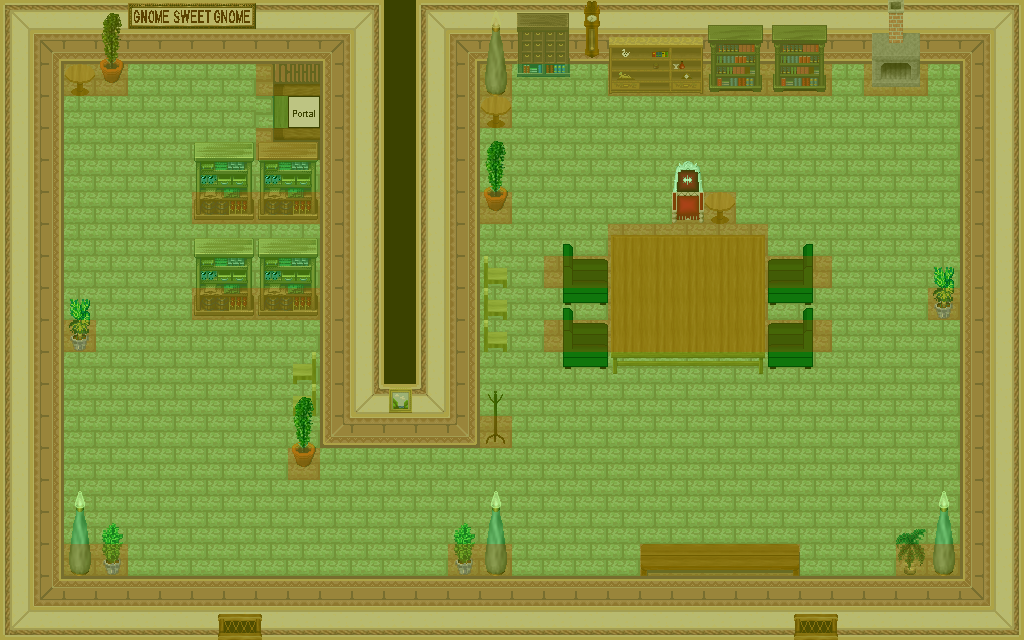

The image is a tile-based game level rendered from a .tmx file. Its description and source (layers, tilesets, objects; grid data summarised) follow:
An orthogonal 32x20 tile map with 32x32 px tiles, 7 tile layers (0_floor, 1_terrain, 2_object, 3_roof, ...), 27 tilesets.

<map version="1.0" orientation="orthogonal" renderorder="right-down" width="32" height="20" tilewidth="32" tileheight="32" nextobjectid="1">
 <tileset firstgid="1" name="wall" tilewidth="32" tileheight="32" tilecount="16" columns="2">
  <image source="../../tileset/building/wall/int_wall_pale.png" width="64" height="256" />
 </tileset>
 <tileset firstgid="17" name="wall2" tilewidth="32" tileheight="32" tilecount="20" columns="2">
  <image source="../../tileset/building/wall/int_wall_purple.png" width="64" height="320" />
 </tileset>
 <tileset firstgid="37" name="../../tileset/furniture/carpet/carpets_2.png" tilewidth="32" tileheight="32" tilecount="12" columns="4">
  <image source="../../tileset/furniture/carpet/carpets_2.png" width="128" height="96" />
 </tileset>
 <tileset firstgid="49" name="../../tileset/building/stairs/int_ew.png" tilewidth="32" tileheight="32" tilecount="9" columns="3">
  <image source="../../tileset/building/stairs/int_ew.png" width="96" height="96" />
 </tileset>
 <tileset firstgid="58" name="../../tileset/ground/ground_2.png" tilewidth="32" tileheight="32" tilecount="4" columns="4">
  <image source="../../tileset/ground/ground_2.png" width="128" height="32" />
 </tileset>
 <tileset firstgid="62" name="../../tileset/furniture/table/table_wooden_brown.png" tilewidth="32" tileheight="32" tilecount="9" columns="3">
  <image source="../../tileset/furniture/table/table_wooden_brown.png" width="96" height="96" />
 </tileset>
 <tileset firstgid="71" name="../../tileset/furniture/table/wooden_pale.png" tilewidth="32" tileheight="32" tilecount="1" columns="1">
  <image source="../../tileset/furniture/table/wooden_pale.png" width="32" height="32" />
 </tileset>
 <tileset firstgid="72" name="../../tileset/furniture/kitchen/warmer_2.png" tilewidth="32" tileheight="32" tilecount="6" columns="2">
  <image source="../../tileset/furniture/kitchen/warmer_2.png" width="64" height="96" />
 </tileset>
 <tileset firstgid="78" name="../../tileset/furniture/shelve/broad_shelf.png" tilewidth="32" tileheight="32" tilecount="8" columns="4">
  <image source="../../tileset/furniture/shelve/broad_shelf.png" width="128" height="64" />
 </tileset>
 <tileset firstgid="86" name="../../tileset/furniture/shelve/drawer_shelf.png" tilewidth="32" tileheight="32" tilecount="6" columns="2">
  <image source="../../tileset/furniture/shelve/drawer_shelf.png" width="64" height="96" />
 </tileset>
 <tileset firstgid="92" name="../../tileset/furniture/shelve/green_bookshelf.png" tilewidth="32" tileheight="32" tilecount="6" columns="2">
  <image source="../../tileset/furniture/shelve/green_bookshelf.png" width="64" height="96" />
 </tileset>
 <tileset firstgid="98" name="../../tileset/furniture/shelve/shelf_3.png" tilewidth="32" tileheight="32" tilecount="6" columns="2">
  <image source="../../tileset/furniture/shelve/shelf_3.png" width="64" height="96" />
 </tileset>
 <tileset firstgid="104" name="../../tileset/furniture/picture/gnome_sweet_gnome.png" tilewidth="32" tileheight="32" tilecount="4" columns="4">
  <image source="../../tileset/furniture/picture/gnome_sweet_gnome.png" width="128" height="32" />
 </tileset>
 <tileset firstgid="108" name="../../tileset/furniture/other/clothes_rack.png" tilewidth="32" tileheight="32" tilecount="2" columns="1">
  <image source="../../tileset/furniture/other/clothes_rack.png" width="32" height="64" />
 </tileset>
 <tileset firstgid="110" name="../../tileset/furniture/light/tall_lamp.png" tilewidth="32" tileheight="32" tilecount="3" columns="1">
  <image source="../../tileset/furniture/light/tall_lamp.png" width="32" height="96" />
 </tileset>
 <tileset firstgid="113" name="../../tileset/furniture/clock/wooden_clock.png" tilewidth="32" tileheight="32" tilecount="6" columns="1">
  <image source="../../tileset/furniture/clock/wooden_clock.png" width="32" height="192" />
 </tileset>
 <tileset firstgid="119" name="../../tileset/furniture/chair/wooden_pale.png" tilewidth="32" tileheight="32" tilecount="4" columns="2">
  <image source="../../tileset/furniture/chair/wooden_pale.png" width="64" height="64" />
 </tileset>
 <tileset firstgid="123" name="../../tileset/furniture/chair/armchair.png" tilewidth="32" tileheight="32" tilecount="12" columns="4">
  <image source="../../tileset/furniture/chair/armchair.png" width="128" height="96" />
 </tileset>
 <tileset firstgid="135" name="../../tileset/furniture/chair/throne_small.png" tilewidth="32" tileheight="32" tilecount="2" columns="1">
  <image source="../../tileset/furniture/chair/throne_small.png" width="32" height="64" />
 </tileset>
 <tileset firstgid="137" name="../../tileset/building/window/window_long_below.png" tilewidth="32" tileheight="32" tilecount="3" columns="3">
  <image source="../../tileset/building/window/window_long_below.png" width="96" height="32" />
 </tileset>
 <tileset firstgid="140" name="../../tileset/furniture/picture/small_hills.png" tilewidth="32" tileheight="32" tilecount="3" columns="3">
  <image source="../../tileset/furniture/picture/small_hills.png" width="96" height="32" />
 </tileset>
 <tileset firstgid="143" name="../../tileset/plant/indoor/pot_plant.png" tilewidth="32" tileheight="32" tilecount="3" columns="1">
  <image source="../../tileset/plant/indoor/pot_plant.png" width="32" height="96" />
 </tileset>
 <tileset firstgid="146" name="../../tileset/plant/indoor/pot_plant_1.png" tilewidth="32" tileheight="32" tilecount="12" columns="6">
  <image source="../../tileset/plant/indoor/pot_plant_1.png" width="192" height="64" />
 </tileset>
 <tileset firstgid="158" name="../../tileset/furniture/table/bench.png" tilewidth="32" tileheight="32" tilecount="3" columns="3">
  <image source="../../tileset/furniture/table/bench.png" width="96" height="32" />
 </tileset>
 <tileset firstgid="161" name="../../tileset/logic/portal.png" tilewidth="32" tileheight="32" tilecount="7" columns="7">
  <image source="../../tileset/logic/portal.png" width="224" height="32" />
 </tileset>
 <tileset firstgid="168" name="../../tileset/logic/protection.png" tilewidth="32" tileheight="32" tilecount="2" columns="2">
  <image source="../../tileset/logic/protection.png" width="64" height="32" />
 </tileset>
 <tileset firstgid="170" name="../../tileset/logic/collision.png" tilewidth="32" tileheight="32" tilecount="1" columns="1">
  <image source="../../tileset/logic/collision.png" width="32" height="32" />
 </tileset>
 <layer name="0_floor" width="32" height="20">
  <data>[640 cells, 450 non-empty, 2 distinct tile ids]</data>
 </layer>
 <layer name="1_terrain" width="32" height="20">
  <data>[640 cells, 333 non-empty, 67 distinct tile ids]</data>
 </layer>
 <layer name="2_object" width="32" height="20">
  <data>[640 cells, 32 non-empty, 25 distinct tile ids]</data>
 </layer>
 <layer name="3_roof" width="32" height="20">
  <data>[640 cells, 41 non-empty, 15 distinct tile ids]</data>
 </layer>
 <layer name="objects" width="32" height="20">
  <data>[640 cells, 1 non-empty, 1 distinct tile ids]</data>
 </layer>
 <layer name="collision" width="32" height="20" opacity="0.31">
  <data>[640 cells, 324 non-empty, 1 distinct tile ids]</data>
 </layer>
 <layer name="protection" width="32" height="20" opacity="0.26">
  <data>[640 cells, 640 non-empty, 1 distinct tile ids]</data>
 </layer>
</map>
